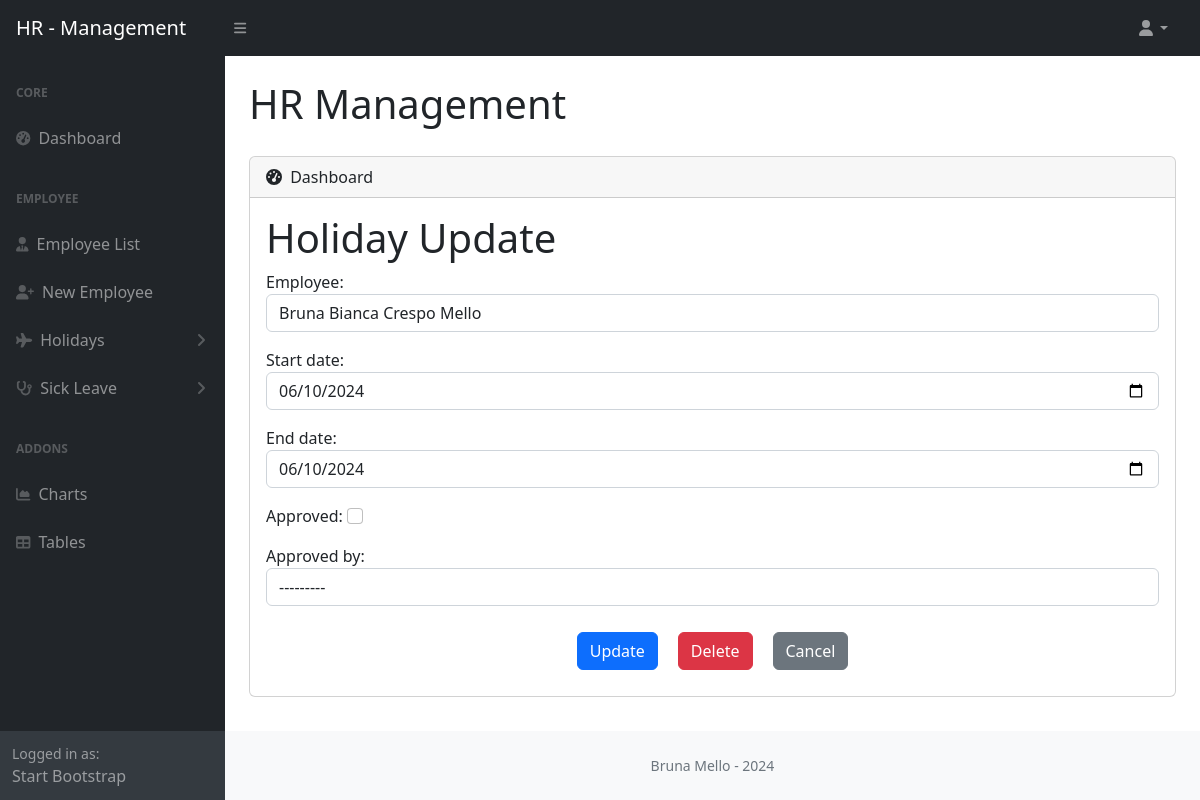
The app's page /holidays/holiday_update/1/ with its own data.
### holidays/models.py (models this page shows)
class HolidayRequest(models.Model):
	employee = models.ForeignKey(Employees, on_delete=models.PROTECT)
	start_date = models.DateField()
	end_date = models.DateField()
	approved = models.BooleanField(default=False)
	approved_by = models.ForeignKey(User, on_delete=models.PROTECT, null=True, blank=True)

### holidays/views.py (the view)
# urls.py: path('holiday_update/<int:pk>/', HolidayUpdateView.as_view(), name='holiday_update'),
class HolidayUpdateView(UpdateView):
	model = HolidayRequest
	form_class = UpdateHolidayModelForm
	template_name = 'holiday_update.html'
	success_url = '/holidays/holiday_list/'

### holidays/forms.py
class UpdateHolidayModelForm(forms.ModelForm):
	class Meta:
		model = HolidayRequest
		fields = '__all__'
		widgets = {
			'employee': forms.Select(attrs={'class': 'form-control'}),
			'start_date': forms.DateInput(attrs={'class': 'form-control datepicker', 'type': 'date'}),
			'end_date': forms.DateInput(attrs={'class': 'form-control datepicker', 'type': 'date'}),
			'approved': forms.CheckboxInput(attrs={'class': 'form-check-input'}),
			'approved_by': forms.Select(attrs={'class': 'form-control'}),
		}
	def __init__(self, *args, **kwargs):
		super(UpdateHolidayModelForm, self).__init__(*args, **kwargs)
		self.fields['employee'].queryset = self.fields['employee'].queryset.order_by('name')

### employee/models.py (called while the page is built)
	def __str__(self):
		return self.name

### holidays/templates/holiday_update.html (shortened to what this page needs)
{% extends 'base.html' %}
{% block content %}
    <h1>Holiday Update</h1>
    <form method="POST" enctype="multipart/form-data">
        {{ form.as_p }}
        <div class="d-flex justify-content-center">
            <input style="margin: 10px" type="submit" value="Update" class="btn btn-primary">
            <a style="margin: 10px" href="{% url 'holiday_delete' pk=object.pk %}" class="btn btn-danger">Delete</a>
            <a style="margin: 10px" href="{% url 'holiday_list' %}" class="btn btn-secondary">Cancel</a>
        </div>
    </form>
{% endblock %}

### records on screen
HolidayRequest: employee "Bruna Bianca Crespo Mello", start_date "06/10/2024", end_date "06/10/2024", approved_by "---------"
